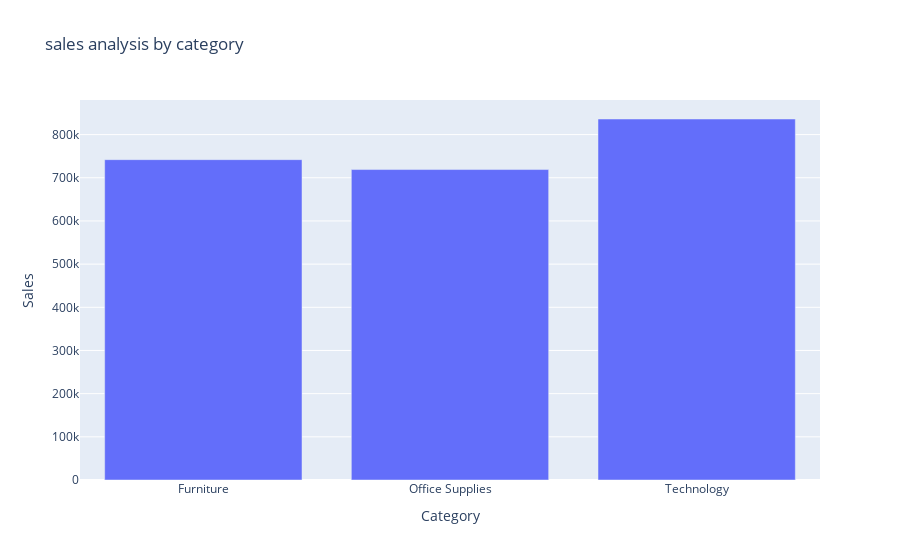

The notebook cell this image was saved under:
### Code cell
fig = px.bar(sales_by_category, x = 'Category', y = 'Sales', title = "sales analysis by category")
fig.show()

### Figure 1 — Plotly figure (JSON) as saved in the notebook; plotly's stock layout.template omitted (floating-point values rounded to 4 significant figures)
{"data": [{"alignmentgroup": "True", "hovertemplate": "Category=%{x}<br>Sales=%{y}<extra></extra>", "legendgroup": "", "marker": {"color": "#636efa", "pattern": {"shape": ""}}, "name": "", "offsetgroup": "", "orientation": "v", "showlegend": false, "textposition": "auto", "type": "bar", "x": ["Furniture", "Office Supplies", "Technology"], "xaxis": "x", "y": [742000.0, 719000.0, 836200.0], "yaxis": "y"}], "layout": {"autosize": true, "barmode": "relative", "legend": {"tracegroupgap": 0}, "title": {"text": "sales analysis by category"}, "xaxis": {"anchor": "y", "autorange": true, "domain": [0, 1], "range": [-0.5, 2.5], "title": {"text": "Category"}, "type": "category"}, "yaxis": {"anchor": "x", "autorange": true, "domain": [0, 1], "range": [0, 880200.0], "title": {"text": "Sales"}, "type": "linear"}}}
